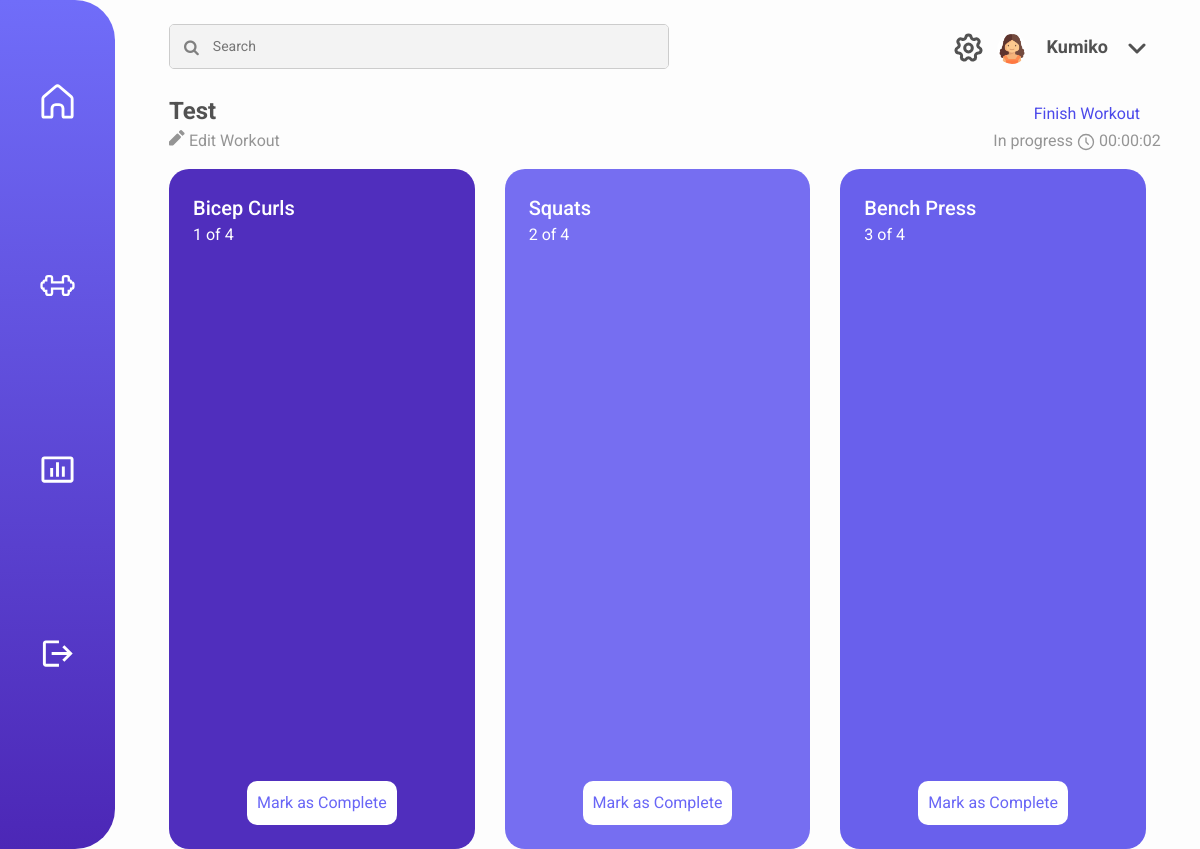
Screenshot of /current-workout/2/ (signed in) with the database file from the repository.
### dashboard/models.py (models this page shows)
class Workout(models.Model):
	times_completed = models.IntegerField()
	date_created = models.DateField(auto_now_add=True)
	last_date_completed = models.DateField(auto_now=True)
	name = models.CharField(max_length=120)
	avg_time_completed = models.DurationField(default=timedelta(minutes=0))
	total_time = models.DurationField(default=timedelta(minutes=0))
	user = models.ForeignKey(User, on_delete=models.CASCADE)
	weight_lifted = models.DecimalField(max_digits=5, decimal_places=1, default=0)

class Exercise(models.Model):
	exercise_type = models.ForeignKey(ExerciseType, on_delete=models.CASCADE)
	num_reps = models.IntegerField()
	num_sets = models.IntegerField()
	weight_lifted = models.DecimalField(max_digits=5, decimal_places=1)
	weight = models.DecimalField(max_digits=5, decimal_places=1)
	workout = models.ForeignKey('Workout', on_delete=models.CASCADE)

class ExerciseType(models.Model):
	TYPES = (
		('Bicep-Curls', 'Bicep Curls'),
		('Squats', 'Squats'),
		('Jumping-Jacks', 'Jumping Jacks'),
		('Bench-Press', 'Bench Press'),
		('Bulgarian-Split-Squat', 'Bulgarian Split Squat'),
		('Chest-Fly', 'Chest Fly'),
		('Crunches', 'Crunches'),
		('Curtsy-Lunge', 'Curtsy Lunge'),
		('Good-Morning', 'Good Morning'),
		('Hip-Abduction', 'Hip Abduction'),
		('Hip-Thrusts', 'Hip Thrusts'),
		('Leg-Extension', 'Leg Extension'),
		('Leg-Press', 'Leg Press'),
		('Lying-Leg-Curl', 'Lying Leg Curl'),
		('RDL', 'RDL'),
		('Russian-Twists', 'Russian Twists'),
		('Sumo-Deadlift', 'Sumo Deadlift'),
		('Tricep-Extension', 'Tricep Extension')
	)
	MUSCLES = (
		('Abs', 'Abs'),
		('Back', 'Back'),
		('Biceps', 'Biceps'),
		('Calves', 'Calves'),
		('Chest', 'Chest'),
		('Forearms', 'Forearms'),
		('Glutes', 'Glutes'),
		('Hamstrings', 'Hamstrings'),
		('Quadriceps', 'Quadriceps'),
		('Shoulders', 'Shoulders'),
		('Traps', 'Traps'),
		('Triceps', 'Triceps'),
		('Upper Back', 'Upper Back'),
		('Lower Back', 'Lower Back')
		)
	name = models.CharField(max_length=120, choices = TYPES, default = 'bicep-curls')
	muscles_worked = MultiSelectField(max_length=120, choices = MUSCLES, default = 'biceps')
	video_link = models.URLField(max_length=500)
	def get_exercise_name(self):
		return dict(self.TYPES).get(self.name)

### dashboard/views.py (the view, shortened to what this page needs)
# urls.py: path('current-workout/<int:id>/', current_workout_view),
@login_required
def current_workout_view(request, id):
	current_workout = get_object_or_404(Workout, user=request.user, id=id)
	return render(request, 'currentworkout.html', {'current_workout': current_workout,})

### templates/currentworkout.html (shortened to what this page needs)
<!DOCTYPE html>
<html lang="en">
<head>
    {% load static %}
    <link rel="stylesheet" href="https://cdnjs.cloudflare.com/ajax/libs/font-awesome/4.7.0/css/font-awesome.min.css">
    <link href="{% static 'fitnessing/css/dashboard.css' %}" rel="stylesheet">
    <link rel="stylesheet" href="https://stackpath.bootstrapcdn.com/bootstrap/4.4.1/css/bootstrap.min.css">
</head>
<body>
    <div class="sidenav">
        <div class=link1>
            <a href="/"><img class="home" src="{% static 'fitnessing/images/Home_Icon_White.svg' %}"></a>
        </div>
        <div class=link2>
            <a href="/workouts"><img class="workouts" src="{% static 'fitnessing/images/Weight_Icon.svg' %}"></a>
        </div>
        <div class=link3>
            <a href="/stats"><img class="stats" src="{% static 'fitnessing/images/Bar_Chart_Icon.svg' %}"></a>
        </div>
        <div class=link4>
            <a href="/accounts/logout"><img class="login" src="{% static 'fitnessing/images/Logout_Icon.svg' %}"></a>
        </div>
    </div>
    <div class="container-fluid main">
        <div class="row mx-4 mt-4">
            <div class="col-sm-8">
                <div class="searchContainer">
                    <i class="fa fa-search searchIcon"></i>
                    <input class="searchBox" type="text" placeholder="Search">
                </div>
            </div>
            <div class="col-sm-4 text-right pt-2">
                <a href="/settings"><img class="settings" src="{% static 'fitnessing/images/Settings_Icon.svg' %}"></a>
                <div class="profile align-middle">
                    <img class="userIcon" src="{% static 'fitnessing/images/Placeholder_User_Icon.png' %}">
                    <button class="name">{{user.get_short_name}}</button>
                    <img class="dropdownIcon" src="{% static 'fitnessing/images/Dropdown_Icon.svg' %}">
                </div>
            </div>
        </div>
        <div class="row mx-0 pt-4 pl-4 mr-4">
            <div class="col-sm-10">
                <p class="workouts_title m-0"><b>{{current_workout.name}}</b></p>
            </div>
            <div class="col-sm-2 text-right pt-2">
                <form method="POST" id="form">
                    <input class="link" type="submit" value="Finish Workout">
                </form>
            </div>
        </div>
        <div class="row mx-0 pl-4 mr-0">
            <div class="col-sm-9">
                <a class="edit" href="/create-workout"><img class="pencil" src="{% static 'fitnessing/images/Pencil_Icon.svg' %}"> Edit Workout</a>
            </div>
            <div class="col-sm-3 text-right p-0 m-0">
                <div class="row p-0 m-0">
                    <div class="col-sm-8 pr-1 m-0">
                        <p class="edit">In progress <img class="clock" src="{% static 'fitnessing/images/Clock_Icon.svg' %}"></p>
                    </div>
                    <div class="col-sm-4 text-left p-0 m-0">
                        <p class="edit" id="counter"> 0:00</p>
                    </div>
                </div>
            </div>
        </div>
        <div class=exercises>
            <div class="row mx-0 pl-4 mr-4">
                {% for exercise in current_workout.exercise_set.all %}
                <div class="col-sm-4">
                    {% if forloop.counter|divisibleby:2 %}
                    <div class="exercise_container color5">
                    {% elif forloop.counter|divisibleby:3 %}
                    <div class="exercise_container color4">
                    {% elif forloop.counter|divisibleby:4 %}
                    <div class="exercise_container color3">
                    {% elif forloop.counter|divisibleby:5 %}
                    <div class="exercise_container color2">
                    {% else %}
                    <div class="exercise_container color1">
                    {% endif %}
                        <div class="row px-4 pt-4 pb-2">
                            <div class="col-sm-12">
                                <p class="exercise_title m-0">{{exercise.exercise_type.get_exercise_name}}</p>
                                <p class="exercise_num m-0">{{ forloop.counter }} of {{current_workout.exercise_set.count}}</p>
                            </div>
                        </div>
                        <div class="row p-4 buttons">
                            <div class="col-sm-12">
                                <button class="complete">Mark as Complete</button>
                            </div>
                        </div>
                    </div>
                </div>
                {% endfor %}
            </div>
        </div>
    </div>
</body>
</html>

### static/fitnessing/css/dashboard.css (style rules this page uses)
html { height: 100%; }
body { background-color: #FDFDFD !important; font-family: 'Roboto' !important; }
.main { margin-left: 115px !important; height: 100vh; width: calc(100% - 115px) !important; }
.sidenav { height: 100%; width: 115px; position: fixed; z-index: 1; top: 0; left: 0; overflow-x: hidden; background-image: linear-gradient(#706DF9, #4C27B6); border-radius: 0 40px 40px 0; padding-top: 10px; overflow: hidden; }
.link1, .link2, .link3, .link4 { display: block; text-align: center; padding: 75px 0 75px 0; margin: -1px; }
.sidenav a img { height: 35px; width: 35px; }
.searchContainer { display: inline-flex; flex: 1 1 300px; border: 1px solid #ccc; border-radius: 5px; overflow: hidden; width: 500px; height: 45px; }
.searchIcon { padding: 14px; color: grey; background-color: #F3F3F3; text-align: center; }
.searchBox { border: 0; padding: 0.5rem 0.5rem 0.5rem 0; flex: 1; font-size: 14px; background-color: #F3F3F3; }
.settings { border: none; margin-right: 10px; background-color: #FDFDFD; }
.profile { display: inline-block; align-items: center; }
.userIcon { border-radius: 50%; width: 30px; height: 30px; }
.name { border: none; background-color: #FDFDFD; font-size: 18px; font-weight: bold; color: #525252; margin-left: 10px; }
.dropdownIcon { margin-left: 10px; }
.link { text-decoration: none; color: #4C49EA; border: none; background-color: transparent; }
.workouts_title { font-size: 24px; color: #525252; }
.edit { color: #959595; }
.pencil { vertical-align: baseline; }
.clock { height: 18px; }
.exercise_container { height: 85vh; width: 100%; border-radius: 20px; text-align: center; overflow-y: scroll; overflow-x: hidden; }
.color1 { background-color: #502EBD; }
.color4 { background-color: #6960EC; }
.color5 { background-color: #766EF1; }
.exercises > .row { overflow-x: scroll !important; white-space: nowrap; flex-wrap: nowrap; }
.exercises > .row > .col-sm-4 { display: inline-block; float: none; }
.exercise_title { color: white; font-size: 20px; font-weight: 500; text-align: left; }
.exercise_num { color: white; text-align: left; }
.complete { background-color: white; border-radius: 10px; padding: 10px 10px; color: #6966F6; border: none; text-align: center; }
.buttons { position: absolute; width: inherit; bottom: 0; }

### rows the page displays
Workout: name "Test", exercise_set.count "4"
Exercise: exercise_type.get_exercise_name "Bicep Curls"
Exercise: exercise_type.get_exercise_name "Squats"
Exercise: exercise_type.get_exercise_name "Bench Press"

### other values shown
{{ user.get_short_name }} "Kumiko"
